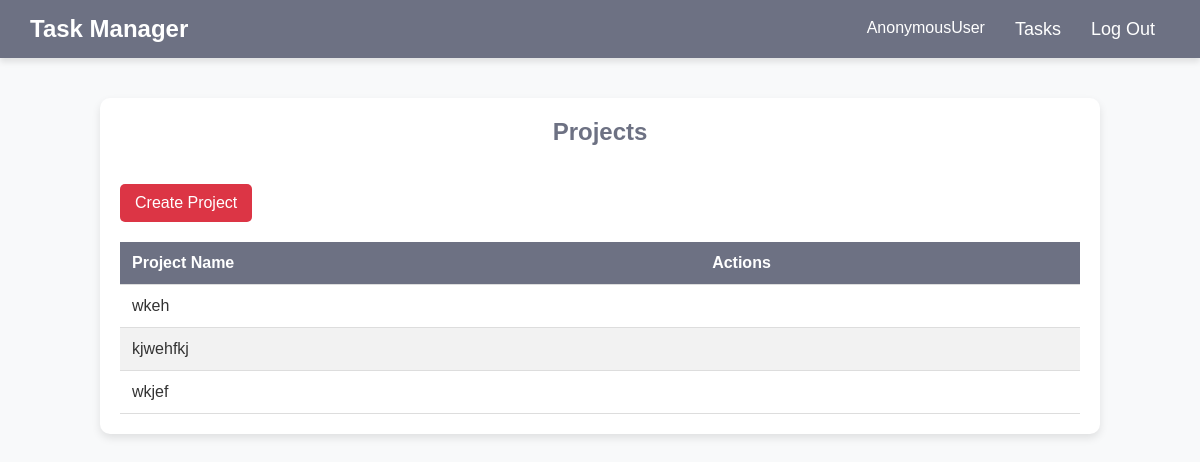
The app's page /projects_list/, older data.
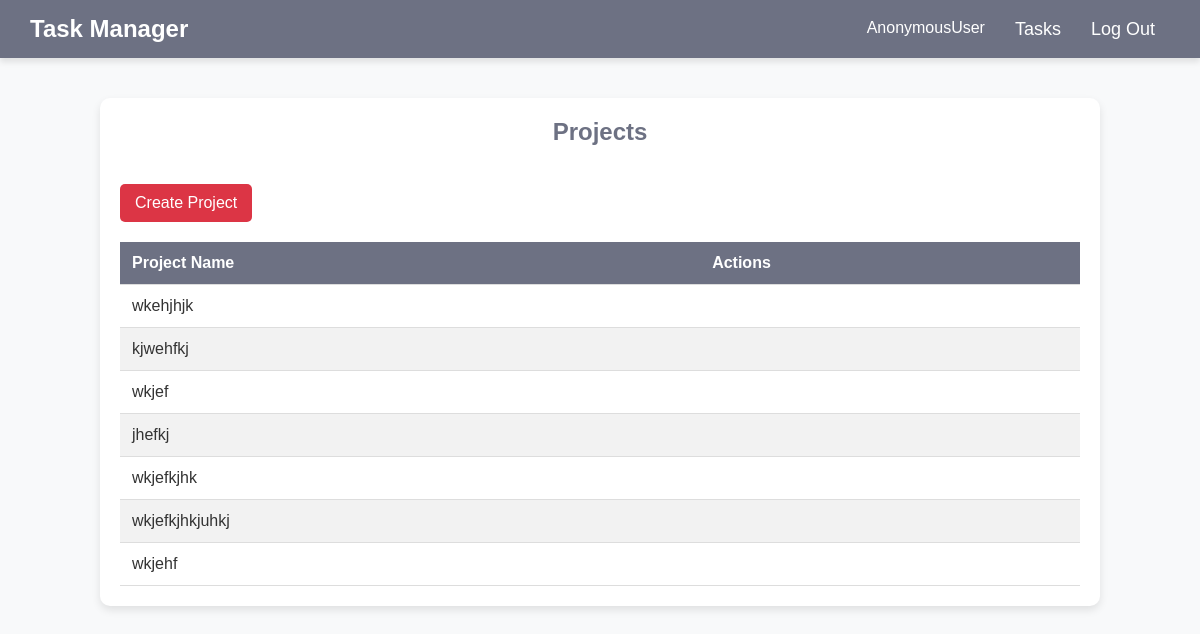
The same page, newer data.
### tasks/models.py (models this page shows, shortened)
class Project(models.Model):
    name = models.CharField(max_length=160, unique=True)

### tasks/views.py (the view)
# urls.py: path('projects_list/', views.projects_list, name='projects_list'),
def projects_list(request):
    projects = Project.objects.all()
    return render(request, 'projects_list.html', {'projects': projects})

### tasks/templates/projects_list.html (shortened to what this page needs)
<!DOCTYPE html>
<html lang="en">
{% load static %}
<head>
    <link static rel="stylesheet" href="../static/tasks/style.css">
</head>
<body>
    {% include 'layout/header.html' with link='/' name='Tasks' %}
    <div class="tasks-list">
        <h2>Projects</h2>
        <br>
        <a href="{% url 'create_project' %}" class="btn btn-delete">Create Project</a>
        <table class="task-table">
            <thead>
                <tr>
                    <th>Project Name</th>
                    <th>Actions</th>
                </tr>
            </thead>
            <tbody>
                {% for project in projects %}
                <tr>
                    <td>{{ project.name }}</td>
                    <td>
                    </td>
                </tr>
                {% empty %}
                <tr>
                    <td colspan="2">No Projects Found</td>
                </tr>
                {% endfor %}
            </tbody>
        </table>
    </div>
</body>
</html>

Row changes from the older to the newer data that the page shows:
changed Project: name "wkeh" → "wkehjhjk"
added Project: name "jhefkj"
added Project: name "wkjefkjhk"
added Project: name "wkjefkjhkjuhkj"
added Project: name "wkjehf"
